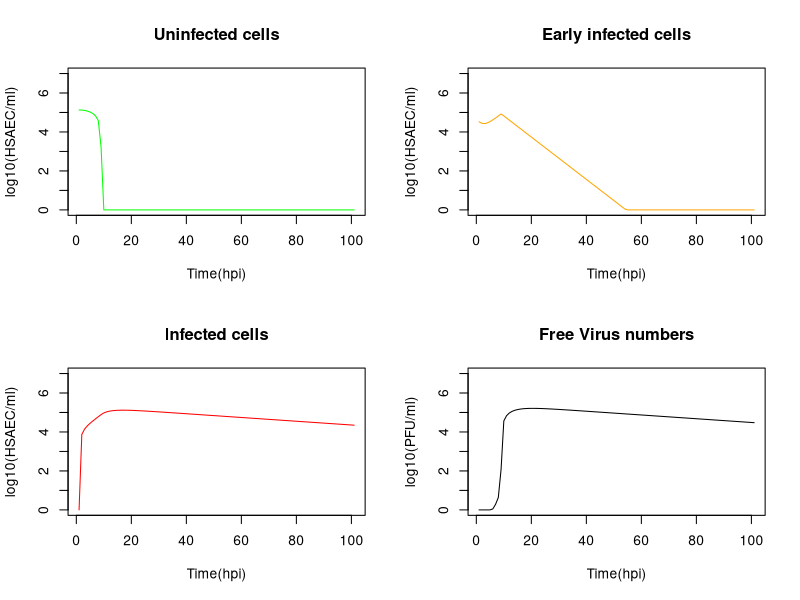
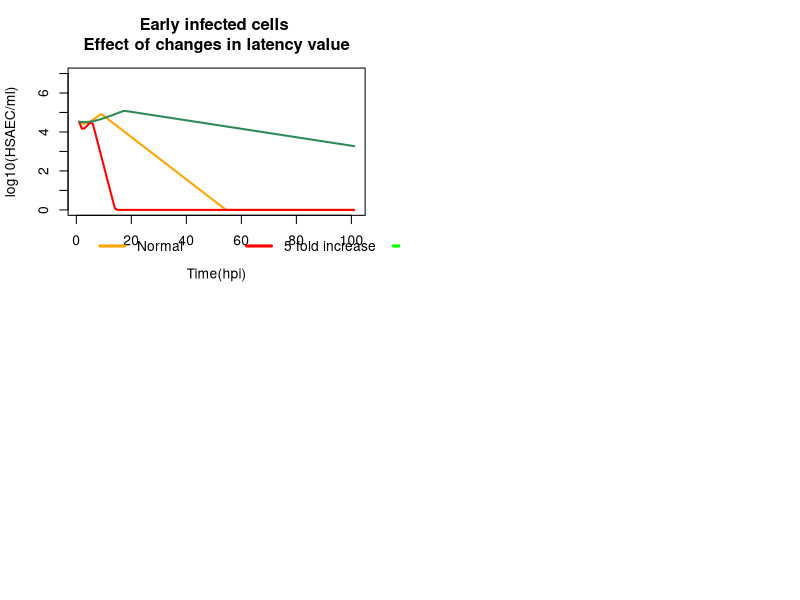

R code for these plots, in order:
## ---- chunk 1
library(deSolve)

# Parameters
parameters <- c(g = 0.742 *10^-3, # h^-1
                b = 0.195, # h^-1 U^-1
                l = 0.25, # h^-1
                d = 0.0222, # h^-1
                p = 0.531, #h^-1
                vd = (1/2.4)) # h^-1
                
# Initial state
y <- c(    U = 1.35 * 10^5, # HSAEC/ml
           E = 3.34 * 10^4, # HSAEC/ml
           I = 0, # HSAEC/ml
           V = 0) # PFU/ml
# Model
viral <- function(t, y, parms){
  with(as.list(c(parms)),{
    dU <- (g * y[1]) - (b * y[1] * y[4])
    dE <- (b * y[1] * y[4]) - (l * y[2])
    dI <- (l * y[2]) - (d * y[3])
    dV <- ((p * y[3]) - (b * y[1] * y[4])) - (y[4] * vd)
    return(list(c(dU, dE, dI, dV)))
  })}
# Timeframe
times <- seq(0, 100, by = 1)
# Run model
viralout <- lsoda(y = y, times = times, parms = parameters, func = viral)
# Clean up data
viralout <- data.frame(viralout)
row.names(viralout) <- viralout$time
viralout <- viralout[2:5]
viralout <- apply(viralout, 2, log10)
viralout[is.na(viralout) | is.infinite(viralout) | viralout < 0] <- 0
#plot
par(mfrow=c(2,2))
#1
plot(viralout[,1], main = "Uninfected cells",
     xlab = "Time(hpi)", ylab = "log10(HSAEC/ml)",
     ylim = c(0, 7), type = "l", col = "green")
#2
plot(viralout[,2], main = "Early infected cells",
     xlab = "Time(hpi)", ylab = "log10(HSAEC/ml)",
     ylim = c(0, 7), type = "l", col = "orange")
#3
plot(viralout[,3], main = "Infected cells",
     xlab = "Time(hpi)", ylab = "log10(HSAEC/ml)",
     ylim = c(0, 7), type = "l", col = "red")
#4
plot(viralout[,4], main = "Free Virus numbers",
     xlab = "Time(hpi)", ylab = "log10(PFU/ml)",
     ylim = c(0, 7), type = "l")
## ---- chunk 2
library(deSolve)

# Parameters
parameters <- c(g = 0.742 *10^-3, # h^-1
                b = 0.195, # h^-1 U^-1
                l = 0.25, # h^-1
                d = 0.0222, # h^-1
                p = 0.531, #h^-1
                vd = (1/2.4)) # h^-1

parameters1 <- c(g = 0.742 *10^-3, # h^-1
                b = 0.195, # h^-1 U^-1
                l = 0.25*5, # h^-1
                d = 0.0222, # h^-1
                p = 0.531, #h^-1
                vd = (1/2.4)) # h^-1

parameters2 <- c(g = 0.742 *10^-3, # h^-1
                b = 0.195, # h^-1 U^-1
                l = 0.25/5, # h^-1
                d = 0.0222, # h^-1
                p = 0.531, #h^-1
                vd = (1/2.4)) # h^-1
                
# Initial state
y <- c(    U = 1.35 * 10^5, # HSAEC/ml
           E = 3.34 * 10^4, # HSAEC/ml
           I = 0, # HSAEC/ml
           V = 0) # PFU/ml
# Model
viral <- function(t, y, parms){
  with(as.list(c(parms)),{
    dU <- (g * y[1]) - (b * y[1] * y[4])
    dE <- (b * y[1] * y[4]) - (l * y[2])
    dI <- (l * y[2]) - (d * y[3])
    dV <- ((p * y[3]) - (b * y[1] * y[4])) - (y[4] * vd)
    return(list(c(dU, dE, dI, dV)))
  })}

# Timeframe
times <- seq(0, 100, by = 1)

# Run model
viralout <- lsoda(y = y, times = times, parms = parameters, func = viral)
viralout1 <- lsoda(y = y, times = times, parms = parameters1, func = viral)
viralout2 <- lsoda(y = y, times = times, parms = parameters2, func = viral)

# Clean up data
viralout <- data.frame(viralout)
row.names(viralout) <- viralout$time
viralout <- viralout[2:5]
viralout <- apply(viralout, 2, log10)
viralout[is.na(viralout) | is.infinite(viralout) | viralout < 0] <- 0

# Clean up data
viralout1 <- data.frame(viralout1)
row.names(viralout1) <- viralout1$time
viralout1 <- viralout1[2:5]
viralout1 <- apply(viralout1, 2, log10)
viralout1[is.na(viralout1) | is.infinite(viralout1) | viralout1 < 0] <- 0

# Clean up data
viralout2 <- data.frame(viralout2)
row.names(viralout2) <- viralout2$time
viralout2 <- viralout2[2:5]
viralout2 <- apply(viralout2, 2, log10)
viralout2[is.na(viralout2) | is.infinite(viralout2) | viralout2 < 0] <- 0

#plot
plot(viralout[,2], main = "Early infected cells \n Effect of changes in latency value ",
     xlab = "Time(hpi)", ylab = "log10(HSAEC/ml)",
     ylim = c(0, 7), type = "l", col = "orange", lwd = 2)
lines(viralout1[,2], col = 'red', lwd = 2)
lines(viralout2[,2], col = 'seagreen', lwd = 2)
par(xpd=TRUE)
legend(4, -1, c("Normal", "5 fold increase", "5 fold decrease"), col = c("orange", "Red", "Green") ,
       lwd=3, cex=1, horiz = T, xpd = T, seg.len = 2, bty = 'n')  
